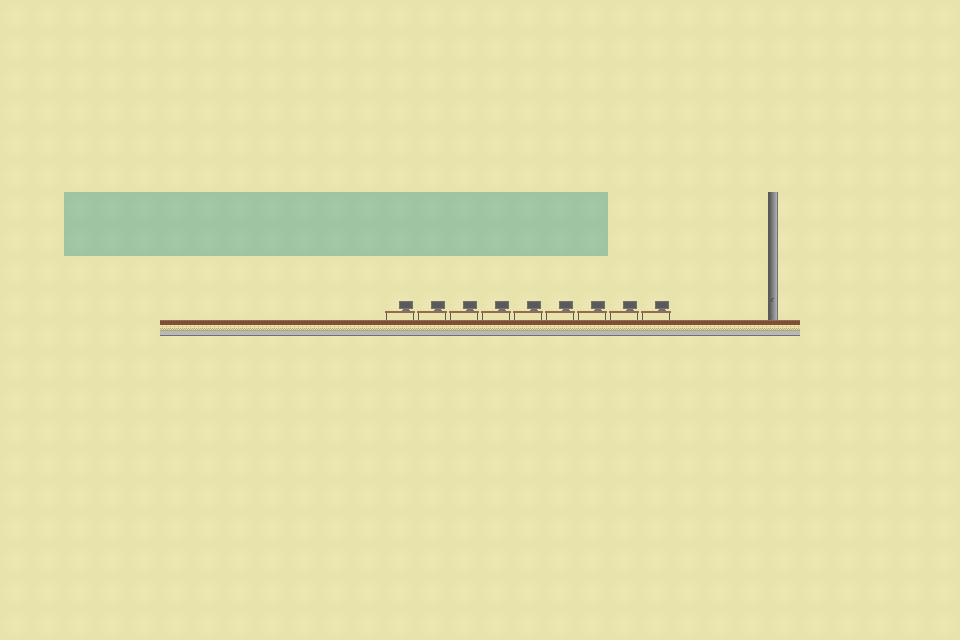

A 2D game scene composited from a Tiled map and its tileset images. What follows is a short description and the map's XML, with every tile layer's data as written:
An orthogonal 30x20 tile map with 32x32 px tiles, 2 tile layers (Tile Layer 1, Tile Layer 2).

<map version="1.8" tiledversion="1.8.4" orientation="orthogonal" renderorder="right-down" width="30" height="20" tilewidth="32" tileheight="32" infinite="0" nextlayerid="4" nextobjectid="1">
 <tileset firstgid="1" source="Tileset.tsx" />
 <layer id="1" name="Tile Layer 1" width="30" height="20">
  <data encoding="csv">
31,31,31,31,31,31,31,31,31,31,31,31,31,31,31,31,31,31,31,31,31,31,31,31,31,31,31,31,31,31,
31,31,31,31,31,31,31,31,31,31,31,31,31,31,31,31,31,31,31,31,31,31,31,31,31,31,31,31,31,31,
31,31,31,31,31,31,31,31,31,31,31,31,31,31,31,31,31,31,31,31,31,31,31,31,31,31,31,31,31,31,
31,31,31,31,31,31,31,31,31,31,31,31,31,31,31,31,31,31,31,31,31,31,31,31,31,31,31,31,31,31,
31,31,31,31,31,31,31,31,31,31,31,31,31,31,31,31,31,31,31,31,31,31,31,31,31,31,31,31,31,31,
31,31,31,31,31,31,31,31,31,31,31,31,31,31,31,31,31,31,31,31,31,31,31,31,31,31,31,31,31,31,
31,31,32,32,32,32,32,32,32,32,32,32,32,32,32,32,32,32,32,31,31,31,31,31,31,31,31,31,31,31,
31,31,32,32,32,32,32,32,32,32,32,32,32,32,32,32,32,32,32,31,31,31,31,31,31,31,31,31,31,31,
31,31,31,31,31,31,31,31,31,31,31,31,31,31,31,31,31,31,31,31,31,31,31,31,31,31,31,31,31,31,
31,31,31,31,31,31,31,31,31,31,31,31,31,31,31,31,31,31,31,31,31,31,31,31,31,31,31,31,31,31,
31,31,31,31,31,31,31,31,31,31,31,31,31,31,31,31,31,31,31,31,31,31,31,31,31,31,31,31,31,31,
31,31,31,31,31,31,31,31,31,31,31,31,31,31,31,31,31,31,31,31,31,31,31,31,31,31,31,31,31,31,
31,31,31,31,31,31,31,31,31,31,31,31,31,31,31,31,31,31,31,31,31,31,31,31,31,31,31,31,31,31,
31,31,31,31,31,31,31,31,31,31,31,31,31,31,31,31,31,31,31,31,31,31,31,31,31,31,31,31,31,31,
31,31,31,31,31,31,31,31,31,31,31,31,31,31,31,31,31,31,31,31,31,31,31,31,31,31,31,31,31,31,
31,31,31,31,31,31,31,31,31,31,31,31,31,31,31,31,31,31,31,31,31,31,31,31,31,31,31,31,31,31,
31,31,31,31,31,31,31,31,31,31,31,31,31,31,31,31,31,31,31,31,31,31,31,31,31,31,31,31,31,31,
31,31,31,31,31,31,31,31,31,31,31,31,31,31,31,31,31,31,31,31,31,31,31,31,31,31,31,31,31,31,
31,31,31,31,31,31,31,31,31,31,31,31,31,31,31,31,31,31,31,31,31,31,31,31,31,31,31,31,31,31,
31,31,31,31,31,31,31,31,31,31,31,31,31,31,31,31,31,31,31,31,31,31,31,31,31,31,31,31,31,31
</data>
 </layer>
 <layer id="3" name="Tile Layer 2" width="30" height="20">
  <properties>
   <property name="unity:layer" value="Blocking" />
  </properties>
  <data encoding="csv">
0,0,0,0,0,0,0,0,0,0,0,0,0,0,0,0,0,0,0,0,0,0,0,0,0,0,0,0,0,0,
0,0,0,0,0,0,0,0,0,0,0,0,0,0,0,0,0,0,0,0,0,0,0,0,0,0,0,0,0,0,
0,0,0,0,0,0,0,0,0,0,0,0,0,0,0,0,0,0,0,0,0,0,0,0,0,0,0,0,0,0,
0,0,0,0,0,0,0,0,0,0,0,0,0,0,0,0,0,0,0,0,0,0,0,0,0,0,0,0,0,0,
0,0,0,0,0,0,0,0,0,0,0,0,0,0,0,0,0,0,0,0,0,0,0,0,0,0,0,0,0,0,
0,0,0,0,0,0,0,0,0,0,0,0,0,0,0,0,0,0,0,0,0,0,0,0,0,0,0,0,0,0,
0,0,0,0,0,0,0,0,0,0,0,0,0,0,0,0,0,0,0,0,0,0,0,0,47,0,0,0,0,0,
0,0,0,0,0,0,0,0,0,0,0,0,0,0,0,0,0,0,0,0,0,0,0,0,47,0,0,0,0,0,
0,0,0,0,0,0,0,0,0,0,0,0,0,0,0,0,0,0,0,0,0,0,0,0,47,0,0,0,0,0,
0,0,0,0,0,0,0,0,0,0,0,0,2,2,2,2,2,2,2,2,2,0,0,0,62,0,0,0,0,0,
0,0,0,0,0,17,17,17,17,17,17,17,17,17,17,17,17,17,17,17,17,17,17,17,17,0,0,0,0,0,
0,0,0,0,0,0,0,0,0,0,0,0,0,0,0,0,0,0,0,0,0,0,0,0,0,0,0,0,0,0,
0,0,0,0,0,0,0,0,0,0,0,0,0,0,0,0,0,0,0,0,0,0,0,0,0,0,0,0,0,0,
0,0,0,0,0,0,0,0,0,0,0,0,0,0,0,0,0,0,0,0,0,0,0,0,0,0,0,0,0,0,
0,0,0,0,0,0,0,0,0,0,0,0,0,0,0,0,0,0,0,0,0,0,0,0,0,0,0,0,0,0,
0,0,0,0,0,0,0,0,0,0,0,0,0,0,0,0,0,0,0,0,0,0,0,0,0,0,0,0,0,0,
0,0,0,0,0,0,0,0,0,0,0,0,0,0,0,0,0,0,0,0,0,0,0,0,0,0,0,0,0,0,
0,0,0,0,0,0,0,0,0,0,0,0,0,0,0,0,0,0,0,0,0,0,0,0,0,0,0,0,0,0,
0,0,0,0,0,0,0,0,0,0,0,0,0,0,0,0,0,0,0,0,0,0,0,0,0,0,0,0,0,0,
0,0,0,0,0,0,0,0,0,0,0,0,0,0,0,0,0,0,0,0,0,0,0,0,0,0,0,0,0,0
</data>
 </layer>
</map>